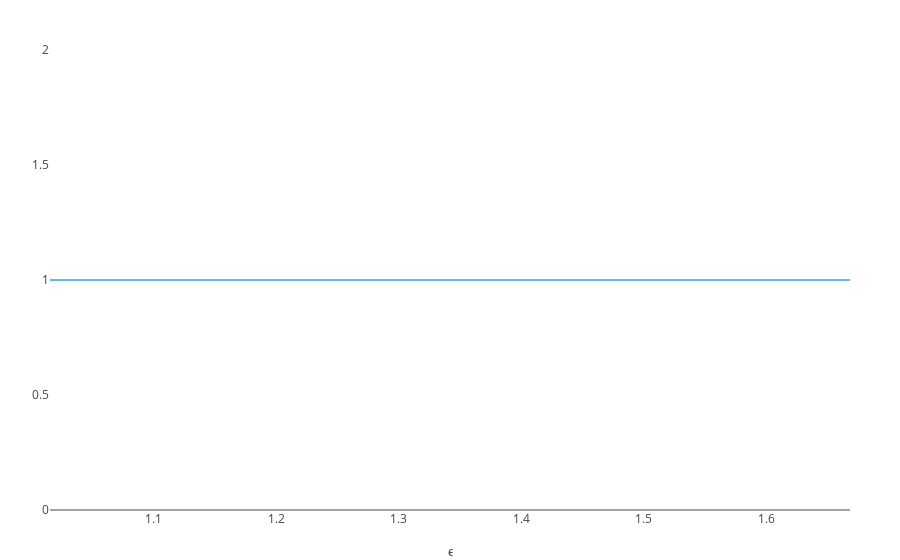

Write notebook code for a chart like this one.
### Markdown cell above
А для двухмерных гомологий есть ровно один класс.

### Code cell
plotbarcode_pjs(sphere_res,dim=2)

### Figure 1 — Plotly figure (JSON) as saved in the notebook; plotly's stock layout.template omitted (floating-point values rounded to 4 significant figures)
{"data": [{"line": {"color": "#66BAE7", "width": 2}, "mode": "lines", "name": "Dimension 2", "type": "scatter", "x": [1.015, 1.669], "y": [1, 1]}], "layout": {"margin": {"b": 50, "l": 50, "r": 50, "t": 50}, "xaxis": {"rangevar": [-0.001, 1.67], "showgrid": false, "title": "ϵ", "zeroline": false}, "yaxis": {"rangevar": [0, 1.1], "showgrid": false, "ticks": false}}}
